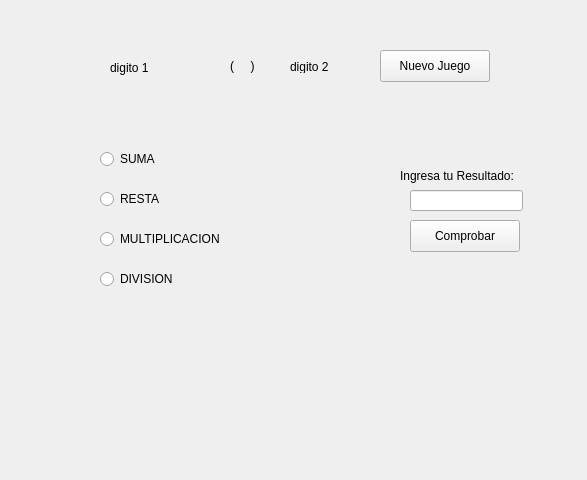
<?xml version="1.0" encoding="UTF-8"?>
<ui version="4.0">
 <class>Dialog</class>
 <widget class="QDialog" name="Dialog">
  <property name="geometry">
   <rect>
    <x>0</x>
    <y>0</y>
    <width>587</width>
    <height>480</height>
   </rect>
  </property>
  <property name="windowTitle">
   <string>Dialog</string>
  </property>
  <widget class="QLabel" name="label_op">
   <property name="geometry">
    <rect>
     <x>230</x>
     <y>55</y>
     <width>31</width>
     <height>21</height>
    </rect>
   </property>
   <property name="text">
    <string>(     )</string>
   </property>
  </widget>
  <widget class="QLabel" name="label_d1">
   <property name="geometry">
    <rect>
     <x>110</x>
     <y>60</y>
     <width>71</width>
     <height>16</height>
    </rect>
   </property>
   <property name="text">
    <string>digito 1</string>
   </property>
  </widget>
  <widget class="QLabel" name="label_d2">
   <property name="geometry">
    <rect>
     <x>290</x>
     <y>60</y>
     <width>56</width>
     <height>13</height>
    </rect>
   </property>
   <property name="text">
    <string>digito 2</string>
   </property>
  </widget>
  <widget class="QPushButton" name="pushButton_1">
   <property name="geometry">
    <rect>
     <x>380</x>
     <y>50</y>
     <width>110</width>
     <height>32</height>
    </rect>
   </property>
   <property name="focusPolicy">
    <enum>Qt::NoFocus</enum>
   </property>
   <property name="text">
    <string>Nuevo Juego</string>
   </property>
  </widget>
  <widget class="QLabel" name="label_ingtresa">
   <property name="geometry">
    <rect>
     <x>400</x>
     <y>160</y>
     <width>141</width>
     <height>31</height>
    </rect>
   </property>
   <property name="text">
    <string>Ingresa tu Resultado:</string>
   </property>
  </widget>
  <widget class="QLineEdit" name="lineEdit_resultado">
   <property name="geometry">
    <rect>
     <x>410</x>
     <y>190</y>
     <width>113</width>
     <height>21</height>
    </rect>
   </property>
  </widget>
  <widget class="QPushButton" name="pushButton_2">
   <property name="geometry">
    <rect>
     <x>410</x>
     <y>220</y>
     <width>110</width>
     <height>32</height>
    </rect>
   </property>
   <property name="focusPolicy">
    <enum>Qt::NoFocus</enum>
   </property>
   <property name="text">
    <string>Comprobar</string>
   </property>
  </widget>
  <widget class="QRadioButton" name="radioButton1">
   <property name="geometry">
    <rect>
     <x>100</x>
     <y>150</y>
     <width>97</width>
     <height>18</height>
    </rect>
   </property>
   <property name="text">
    <string>SUMA</string>
   </property>
  </widget>
  <widget class="QRadioButton" name="radioButton2">
   <property name="geometry">
    <rect>
     <x>100</x>
     <y>190</y>
     <width>97</width>
     <height>18</height>
    </rect>
   </property>
   <property name="text">
    <string>RESTA</string>
   </property>
  </widget>
  <widget class="QRadioButton" name="radioButton3">
   <property name="geometry">
    <rect>
     <x>100</x>
     <y>230</y>
     <width>141</width>
     <height>18</height>
    </rect>
   </property>
   <property name="text">
    <string>MULTIPLICACION</string>
   </property>
  </widget>
  <widget class="QRadioButton" name="radioButton4">
   <property name="geometry">
    <rect>
     <x>100</x>
     <y>270</y>
     <width>97</width>
     <height>18</height>
    </rect>
   </property>
   <property name="text">
    <string>DIVISION</string>
   </property>
  </widget>
 </widget>
 <resources/>
 <connections/>
</ui>
